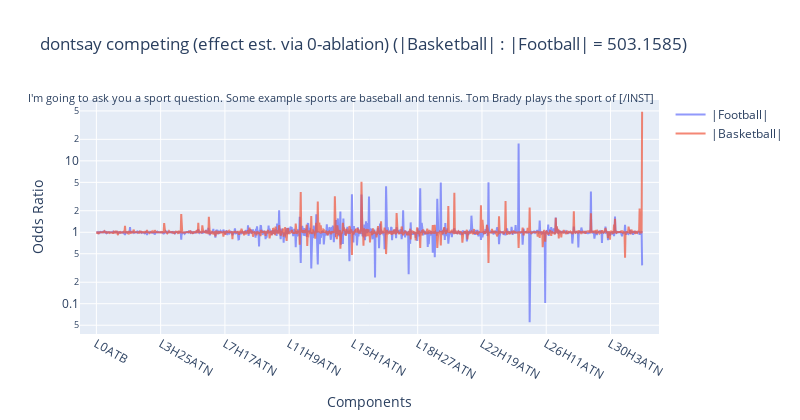

Notebook code for this chart:
### Code cell
for ld, title in [
    (ld_comp_0, "dontsay competing (effect est. via 0-ablation)"),
]:
    orig_logits = ld.pd.final_logits
    logits, labels = ld.get_logits_and_labels()

    orig_log_odds = orig_logits.softmax(dim=-1).logit()
    orig_log_odds_diff = (
        orig_logits[pd_comp.ml_token] - orig_logits[pd_base.ml_token]
    )
    log_odds = logits.softmax(dim=-1).logit()

    utils.plot_head_data(
        lines=[
            (
                f"|{pd_base.ml_str}|",
                (orig_log_odds - log_odds)[:, pd_base.ml_token].exp(),
                labels,
            ),
            (
                f"|{pd_comp.ml_str}|",
                (orig_log_odds - log_odds)[:, pd_comp.ml_token].exp(),
                labels,
            ),
        ],
        annotation_text=ld_comp_0.pd.prompt.split("\n")[-1],
        title=title
        + f"\n(|{pd_comp.ml_str}| : |{pd_base.ml_str}| = {orig_log_odds_diff.exp():.4f})",
        yaxis_title="Odds Ratio",
        xaxis_title="Components",
        yaxis=dict(type="log"),
        height=420,
        width=800,
    ).show()

### Figure 1 — Plotly figure (JSON) as saved in the notebook; plotly's stock layout.template omitted (floating-point values rounded to 4 significant figures; data arrays with more than 128 entries replaced by an {"elided": "..."} marker saying what was removed)
{"data": [{"mode": "lines", "name": "|Football|", "opacity": 0.7, "type": "scatter", "x": {"elided": "1088 str values"}, "y": {"elided": "1088 float values"}}, {"mode": "lines", "name": "|Basketball|", "opacity": 0.7, "type": "scatter", "x": {"elided": "1088 str values"}, "y": {"elided": "1088 float values"}}], "layout": {"annotations": [{"font": {"size": 11}, "showarrow": false, "text": "I'm going to ask you a sport question. Some example sports are baseball and tennis. Tom Brady plays the sport of [/INST] ", "x": 1, "xref": "paper", "y": 1.05, "yref": "paper"}], "height": 420, "hovermode": "x unified", "showlegend": true, "title": {"text": "dontsay competing (effect est. via 0-ablation)\n(|Basketball| : |Football| = 503.1585)"}, "width": 800, "xaxis": {"range": [-32.64, 1121.0], "ticktext": ["L0ATB", "L3H25ATN", "L7H17ATN", "L11H9ATN", "L15H1ATN", "L18H27ATN", "L22H19ATN", "L26H11ATN", "L30H3ATN"], "tickvals": [0, 128, 256, 384, 512, 640, 768, 896, 1024], "title": {"text": "Components"}}, "yaxis": {"title": {"text": "Odds Ratio"}, "type": "log"}}}
